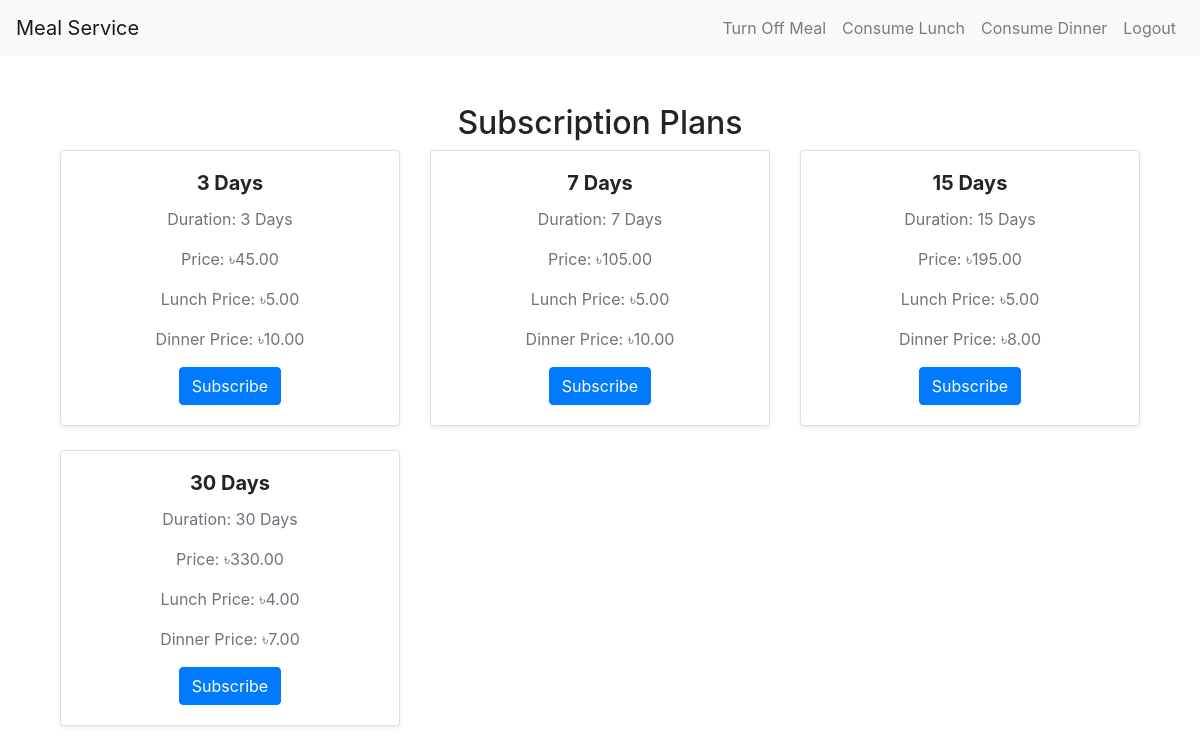
/meals/plans/ (signed in), run on the app's committed database.
### meals/models.py (models this page shows, shortened)
class SubscriptionPlan(models.Model):
    PLAN_CHOICES = [
        (3, '3 Days'),
        (7, '7 Days'),
        (15, '15 Days'),
        (30, '30 Days'),
    ]
    name = models.CharField(max_length=50)
    duration = models.IntegerField(choices=PLAN_CHOICES)  # Duration in days
    price = models.DecimalField(max_digits=10, decimal_places=2, default=0.00)
    lunch_price = models.DecimalField(max_digits=5, decimal_places=2, default=0.00)
    dinner_price = models.DecimalField(max_digits=5, decimal_places=2, default=0.00)

### meals/views.py (the view)
# urls.py: path('plans/', subscription_plans, name='subscription_plans'),
@login_required
def subscription_plans(request):
    plans = SubscriptionPlan.objects.all()
    user = request.user
    try:
        customer = Customer.objects.get(user=user)
        current_plan = customer.subscription_plan
    except Customer.DoesNotExist:
        current_plan = None
    return render(request, 'meals/subscription_plans.html', {'plans': plans, 'current_plan': current_plan})

### meals/templates/meals/subscription_plans.html (shortened to what this page needs)
{% extends 'meals/base.html' %}
{% block content %}
<div class="container mt-5">
    <h2 class="text-center">Subscription Plans</h2>
    <div class="row">
        {% for plan in plans %}
        <div class="col-md-4">
            <div class="card mb-4 shadow-sm">
                <div class="card-body">
                    <h5 class="card-title">{{ plan.name }}</h5>
                    <p class="card-text">Duration: {{ plan.get_duration_display }}</p>
                    <p class="card-text">Price: ৳{{ plan.price }}</p>
                    <p class="card-text">Lunch Price: ৳{{ plan.lunch_price }}</p>
                    <p class="card-text">Dinner Price: ৳{{ plan.dinner_price }}</p>
                    <a href="{% url 'subscribe' plan.id %}" class="btn btn-primary">Subscribe</a>
                </div>
            </div>
        </div>
        {% endfor %}
    </div>
</div>
{% endblock %}

### meals/static/css/styles.css (style rules this page uses)
.card { margin-bottom: 1rem; transition: transform 0.2s ease, box-shadow 0.2s ease; }
.card .card-body { text-align: center; }
.card-title { font-size: 1.25rem; font-weight: bold; }
.card-text { font-size: 1rem; color: #6c757d; }

### data on the page
SubscriptionPlan: name "3 Days", duration "3 Days", price "45.00", lunch_price "5.00", dinner_price "10.00"
SubscriptionPlan: name "7 Days", duration "7 Days", price "105.00", lunch_price "5.00", dinner_price "10.00"
SubscriptionPlan: name "15 Days", duration "15 Days", price "195.00", lunch_price "5.00", dinner_price "8.00"
SubscriptionPlan: name "30 Days", duration "30 Days", price "330.00", lunch_price "4.00", dinner_price "7.00"
